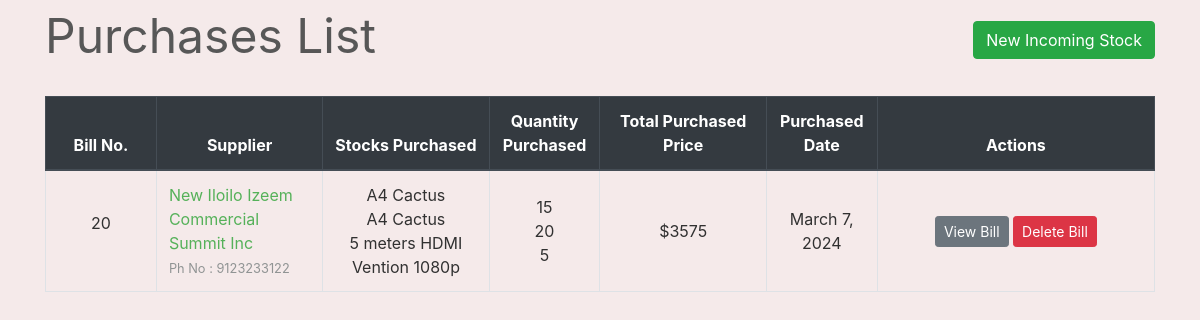
The page /transactions/purchases/ on the database its author committed.
### transactions/models.py (models this page shows, shortened)
class PurchaseBill(models.Model):
    billno = models.AutoField(primary_key=True)
    time = models.DateTimeField(auto_now=True)
    supplier = models.ForeignKey(Supplier, on_delete = models.CASCADE, related_name='purchasesupplier')
    def get_items_list(self):
        return PurchaseItem.objects.filter(billno=self)
    def get_total_price(self):
        purchaseitems = PurchaseItem.objects.filter(billno=self)
        total = 0
        for item in purchaseitems:
            total += item.totalprice
        return total

class Supplier(models.Model):
    id = models.AutoField(primary_key=True)
    name = models.CharField(max_length=150)
    phone = models.CharField(max_length=12)
    address = models.CharField(max_length=200)
    email = models.EmailField(max_length=254)
    is_deleted = models.BooleanField(default=False)
    def __str__(self):
	    return self.name

class PurchaseItem(models.Model):
    billno = models.ForeignKey(PurchaseBill, on_delete = models.CASCADE, related_name='purchasebillno')
    stock = models.ForeignKey(Stock, on_delete = models.CASCADE, related_name='purchaseitem')
    quantity = models.IntegerField(default=1)
    perprice = models.FloatField(default=1)
    totalprice = models.FloatField(default=1)

### transactions/views.py (the view)
# urls.py: path('purchases/', views.PurchaseView.as_view(), name='purchases-list'),
class PurchaseView(ListView):
    model = PurchaseBill
    template_name = "purchases/purchases_list.html"
    context_object_name = 'bills'
    ordering = ['-time']
    paginate_by = 10

### transactions/templates/purchases/purchases_list.html (shortened to what this page needs)
{% extends "base.html" %}
{% load widget_tweaks %}
{% block content %}
    <div class="row" style="color: #575757; font-style: bold; font-size: 3rem;">
        <div class="col-md-8">Purchases List</div>
        <div class="col-md-4">
            <div style="float:right;"> <a class="btn btn-success" href="{% url 'select-supplier' %}">New Incoming Stock</a> </div>
        </div>
    </div>
    <br>
    <table class="table table-css table-hover table-bordered">
        <thead class="thead-dark align-middle">
            <tr>
                <th width="10%">Bill No.</th>
                <th width="15%">Supplier</th>
                <th width="15%">Stocks Purchased</th>
                <th width="10%">Quantity Purchased</th>
                <th width="15%">Total Purchased Price</th>
                <th width="10%">Purchased Date</th>
                <th width="25%">Actions</th>
            </tr>
        </thead>
{% if bills %}
        <tbody>
            {% for purchase in bills %}
            <tr>
                <td class="align-middle"> <p>{{ purchase.billno }}</p> </td>
                <td class="">
                    {% if purchase.supplier.is_deleted %}
                        {{ purchase.supplier }}<br>
                    {% else %}
                        <a href="{% url 'supplier' purchase.supplier.name %}">{{ purchase.supplier }}</a> <br>
                    {% endif %}
                    <small style="color: #909494">Ph No : {{ purchase.supplier.phone }}</small>
                </td>
                <td class="align-middle">{% for item in purchase.get_items_list %} {{ item.stock.name }} <br> {% endfor %}</td>
                <td class="align-middle">{% for item in purchase.get_items_list %} {{ item.quantity }} <br> {% endfor %}</td>
                <td class="align-middle">${{ purchase.get_total_price }}</td>
                <td class="align-middle">{{ purchase.time.date }}</td>
                <td class="align-middle"> <a href="{% url 'purchase-bill' purchase.billno %}" class="btn btn-secondary btn-sm">View Bill</a> <a href="{% url 'delete-purchase' purchase.pk %}" class="btn btn-danger btn-sm">Delete Bill</a> </td>
            </tr>
            {% endfor %}
        </tbody>
    </table>
{% else %}
        <tbody></tbody>
    </table>
    <br><br><br><br><br><br><br><br>
    <div style="color: #575757; font-style: bold; font-size: 1.5rem; text-align: center;">The records are empty. Please try adding some.</div>
{% endif %}
{% endblock content %}

### homepage/static/css/main.css (style rules this page uses)
body, html { height: 100%; background-color: #f5eaea; }
p { color: rgb(49, 49, 49); }
a { color: #55b159; }
.table-css { color: #313131; }
.align-middle { text-align: center; }

### rows shown on the page
PurchaseBill: billno "20", supplier "New Iloilo Izeem Commercial Summit Inc", supplier.phone "9123233122", get_total_price "3575", time "March 7, 2024"
PurchaseItem: stock.name "A4 Cactus", quantity "15"
PurchaseItem: stock.name "A4 Cactus", quantity "20"
PurchaseItem: stock.name "5 meters HDMI Vention 1080p", quantity "5"
